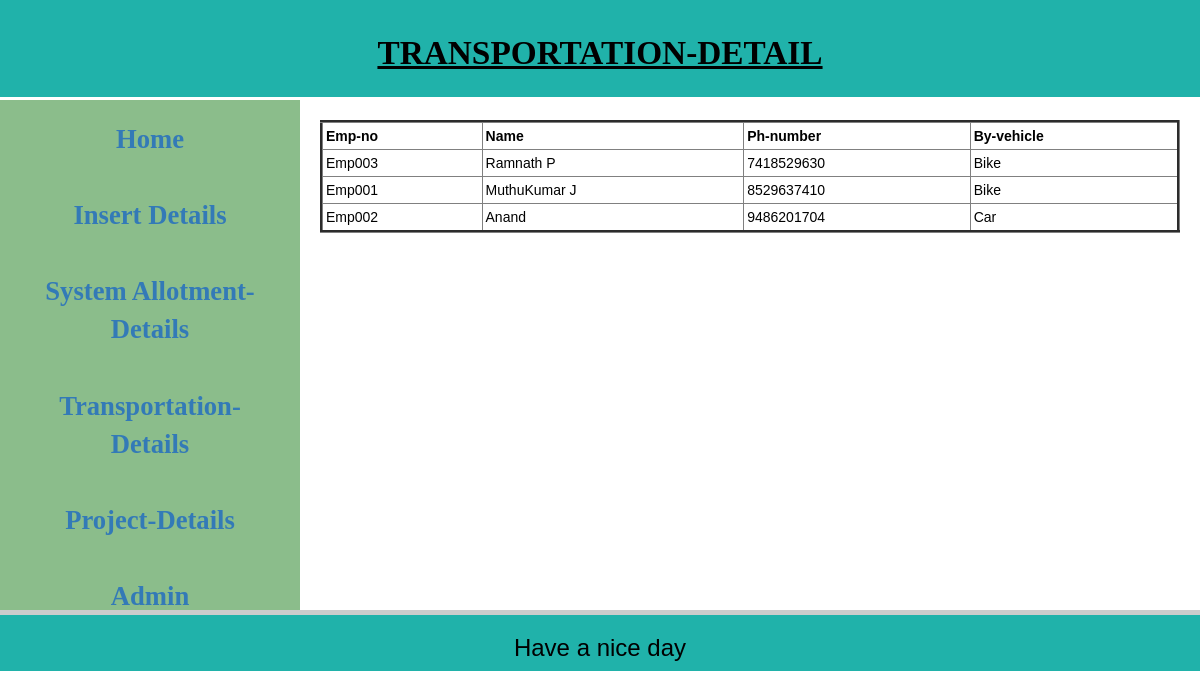
/transportation.php, run on the app's committed database.
### tables this page shows
CREATE TABLE `std_table` (
  `ID` int(10) UNSIGNED NOT NULL,
  `EMP_NO` varchar(100) DEFAULT NULL,
  `NAME` varchar(30) DEFAULT NULL,
  `AGE` int(3) DEFAULT NULL,
  `ADDRESS` varchar(200) DEFAULT NULL,
  `EMAIL` varchar(70) DEFAULT NULL,
  `PH_NUMBER` bigint(20) DEFAULT NULL,
  `JOIN_DATE` timestamp NOT NULL DEFAULT CURRENT_TIMESTAMP
);

CREATE TABLE `work_table` (
  `ID` int(11) NOT NULL,
  `EMP_NO` varchar(20) NOT NULL,
  `GENDER` varchar(50) NOT NULL,
  `DEPARTMENT` varchar(255) NOT NULL,
  `SYSTEM_NO` varchar(20) NOT NULL,
  `BY_VEHICLE` varchar(50) NOT NULL,
  `LANGUAGE_KNOWN` varchar(256) NOT NULL
);

### transportation.php (the view, shortened to what this page needs)
<!DOCTYPE html>
<html lang="en-US">
    <head>
        <link rel="stylesheet" href="https://maxcdn.bootstrapcdn.com/bootstrap/3.3.7/css/bootstrap.min.css"
>
    </head>
    <body>
        <header>
            <h1>TRANSPORTATION-DETAIL</h1>
        </header><br><br><br><br><br>
        <section>
            <nav>
                <ul>
                    <li><a href="index.php">Home</a></li><br>
                    <li><a href="insert1-personal.php">Insert Details</a></li><br>
                    <li><a href="system-allotment.php">System Allotment-Details</a></li><br>
                    <li><a href="transportation.php">Transportation-Details</a></li><br>
                    <li><a href="project-detail.php">Project-Details</a></li><br>
                    <li><a href="admin.php">Admin</a></li><br>
                </ul>
            </nav>
            <article>
                <div class="content">
                    <?php
                        $servername = "localhost";
                        $username = "root";
                        $password = "root";
                        $dp = "employee";
                        $conn = mysqli_connect($servername, $username, $password, $dp);
                        $sql = "SELECT std_table.EMP_NO ,std_table.NAME ,std_table.PH_NUMBER ,work_table.BY_VEHICLE from std_table inner JOIN work_table on std_table.EMP_NO=work_table.EMP_NO";
                        $result = mysqli_query($conn,$sql);
                        echo "<table border=3 style='width:100%' >";
                        echo "<thead align='center'>";
                        echo "<th>Emp-no</th>";
                        echo "<th>Name</th>";
                        echo "<th>Ph-number</th>";
                        echo "<th>By-vehicle</th>";
                        echo "</thead>";
                        if(mysqli_num_rows($result)>0){
                            while($row=mysqli_fetch_array($result)){
                    ?>
                                <tr>
                                <td><?php echo $row['EMP_NO']; ?></td>
                                <td><?php echo $row['NAME']; ?></td>
                                <td><?php echo $row['PH_NUMBER']; ?></td>
                                <td><?php echo $row['BY_VEHICLE']; ?></td>
                                </tr>
                    <?php
                            }
                        }
                        echo "</table>";
                    ?>
                </div><br><br><br>
            </article>
        </section>
        <footer>
            <br>
            <div class="foot">
                <div class="progress-container">
                </div>
                <h3>Have a nice day</h3>
            </div>
        </footer>
    </body>
</html>

### transportation.php (style rules this page uses)
body { background: url(https://images.unsplash.com/photo-1473170611423-22489201d919?ixlib=rb-1.2.1&auto=format&fit=crop&w=500&q=60); background-repeat:no-repeat; background-size: cover; color: black; }
h1 { font-family: Calibri; font-size: 25pt; font-style: normal; font-weight: bold; color:black; text-decoration: underline }
* { box-sizing: border-box; }
body { font-family: Arial, Helvetica, sans-serif; }
header { position: fixed; width: 100%; background-color: lightseagreen; padding: 15px; text-align: center; font-size: 35px; }
nav { position: move; float: left; width: 25%; height: 520px; background: rgb(139, 189, 139); text-align: center; font-family: Calibri; font-size: 20pt; font-style: normal; font-weight: bold; padding: 20px; color: blue }
nav ul { list-style-type: none; padding: 0; }
article { float: left; padding: 20px; width: 75%; height: 300px; }
section:after { content: ""; display: table; clear: both; }
th, td { padding: 3px; }
.foot { position: fixed; top: 610px; z-index: 1; width: 100%; background-color: lightseagreen; text-align: Center; }
.foot h3 { text-align: Center; }
.progress-container { width: 100%; height: 5px; background: #ccc; }
.content { padding: 0px 0; margin: 0px auto 0 auto; width: 100%; }

### data on the page
std_table: EMP_NO "Emp003", NAME "Ramnath P", PH_NUMBER "7418529630", work_table.BY_VEHICLE "Bike"
std_table: EMP_NO "Emp001", NAME "MuthuKumar J", PH_NUMBER "8529637410", work_table.BY_VEHICLE "Bike"
std_table: EMP_NO "Emp002", NAME "Anand", PH_NUMBER "9486201704", work_table.BY_VEHICLE "Car"
